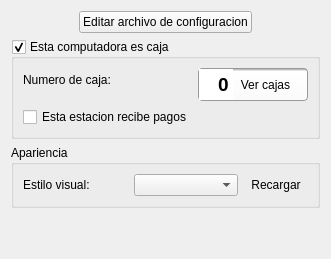
     <widget class="QWidget" name="stackPage3">
      <attribute name="icon">
       <iconset resource="../../icons.qrc">
        <normaloff>:/modulos/images/pyventa.png</normaloff>:/modulos/images/pyventa.png</iconset>
      </attribute>
      <attribute name="title">
       <string>Estacion de trabajo</string>
      </attribute>
      <layout class="QVBoxLayout" name="verticalLayout_4">
       <item>
        <layout class="QHBoxLayout" name="horizontalLayout">
         <item>
          <widget class="QPushButton" name="pbEditar">
           <property name="sizePolicy">
            <sizepolicy hsizetype="Fixed" vsizetype="Fixed">
             <horstretch>0</horstretch>
             <verstretch>0</verstretch>
            </sizepolicy>
           </property>
           <property name="text">
            <string>Editar archivo de configuracion</string>
           </property>
           <property name="icon">
            <iconset resource="../../icons.qrc">
             <normaloff>:/actions/images/actions/color_18/pencil.png</normaloff>:/actions/images/actions/color_18/pencil.png</iconset>
           </property>
          </widget>
         </item>
        </layout>
       </item>
       <item>
        <widget class="QGroupBox" name="gbBox">
         <property name="sizePolicy">
          <sizepolicy hsizetype="Expanding" vsizetype="Fixed">
           <horstretch>0</horstretch>
           <verstretch>0</verstretch>
          </sizepolicy>
         </property>
         <property name="title">
          <string>Esta computadora es caja</string>
         </property>
         <property name="checkable">
          <bool>true</bool>
         </property>
         <property name="checked">
          <bool>true</bool>
         </property>
         <layout class="QFormLayout" name="formLayout_5">
          <item row="0" column="1">
           <widget class="QFrame" name="fLine_4">
            <property name="sizePolicy">
             <sizepolicy hsizetype="Fixed" vsizetype="Fixed">
              <horstretch>0</horstretch>
              <verstretch>0</verstretch>
             </sizepolicy>
            </property>
            <property name="styleSheet">
             <string notr="true">.QFrame{background-color: qlineargradient(spread:pad, x1:0, y1:0, x2:0, y2:1, stop:0 rgba(150, 150, 150, 255), stop:0.084833 rgba(255, 255, 255, 255), stop:1 rgba(250, 250, 250, 255));padding:0px; border-radius:4px;border:1px solid #999}
QToolButton, QDoubleSpinBox{background:transparent; border:0px; padding:3px}</string>
            </property>
            <property name="frameShape">
             <enum>QFrame::StyledPanel</enum>
            </property>
            <property name="frameShadow">
             <enum>QFrame::Raised</enum>
            </property>
            <layout class="QHBoxLayout" name="horizontalLayout_55">
             <property name="spacing">
              <number>0</number>
             </property>
             <property name="leftMargin">
              <number>0</number>
             </property>
             <property name="topMargin">
              <number>0</number>
             </property>
             <property name="bottomMargin">
              <number>0</number>
             </property>
             <item>
              <widget class="QSpinBox" name="sbCaja">
               <property name="sizePolicy">
                <sizepolicy hsizetype="Fixed" vsizetype="Fixed">
                 <horstretch>0</horstretch>
                 <verstretch>0</verstretch>
                </sizepolicy>
               </property>
               <property name="font">
                <font>
                 <pointsize>14</pointsize>
                 <weight>75</weight>
                 <bold>true</bold>
                </font>
               </property>
               <property name="frame">
                <bool>false</bool>
               </property>
               <property name="alignment">
                <set>Qt::AlignRight|Qt::AlignTrailing|Qt::AlignVCenter</set>
               </property>
               <property name="buttonSymbols">
                <enum>QAbstractSpinBox::NoButtons</enum>
               </property>
              </widget>
             </item>
             <item>
              <widget class="QToolButton" name="tbBuscarCaja">
               <property name="text">
                <string>Ver cajas</string>
               </property>
               <property name="icon">
                <iconset resource="../../icons.qrc">
                 <normaloff>:/actions/images/actions/color_18/zoom.png</normaloff>:/actions/images/actions/color_18/zoom.png</iconset>
               </property>
               <property name="toolButtonStyle">
                <enum>Qt::ToolButtonTextBesideIcon</enum>
               </property>
              </widget>
             </item>
            </layout>
           </widget>
          </item>
          <item row="0" column="0">
           <widget class="QLabel" name="label_8">
            <property name="text">
             <string>Numero de caja:</string>
            </property>
           </widget>
          </item>
          <item row="1" column="0">
           <widget class="QCheckBox" name="chbRecibePagos">
            <property name="toolTip">
             <string>Marque esta opcion si en este equipo se maneja el cobro de ventas.</string>
            </property>
            <property name="text">
             <string>Esta estacion recibe pagos</string>
            </property>
           </widget>
          </item>
         </layout>
        </widget>
       </item>
       <item>
        <widget class="QGroupBox" name="groupBox_4">
         <property name="title">
          <string>Apariencia</string>
         </property>
         <layout class="QVBoxLayout" name="verticalLayout_7">
          <item>
           <layout class="QGridLayout" name="gridLayout_4">
            <item row="0" column="1">
             <widget class="QComboBox" name="cbEstilos"/>
            </item>
            <item row="0" column="0">
             <widget class="QLabel" name="label_6">
              <property name="text">
               <string>Estilo visual:</string>
              </property>
             </widget>
            </item>
            <item row="0" column="2">
             <widget class="QToolButton" name="tbRecargarEstilo">
              <property name="text">
               <string>Recargar</string>
              </property>
              <property name="icon">
               <iconset resource="../../icons.qrc">
                <normaloff>:/actions/images/actions/color_18/reload.png</normaloff>:/actions/images/actions/color_18/reload.png</iconset>
              </property>
              <property name="toolButtonStyle">
               <enum>Qt::ToolButtonTextBesideIcon</enum>
              </property>
              <property name="autoRaise">
               <bool>true</bool>
              </property>
             </widget>
            </item>
           </layout>
          </item>
         </layout>
        </widget>
       </item>
       <item>
        <spacer name="verticalSpacer_2">
         <property name="orientation">
          <enum>Qt::Vertical</enum>
         </property>
         <property name="sizeHint" stdset="0">
          <size>
           <width>20</width>
           <height>40</height>
          </size>
         </property>
        </spacer>
       </item>
      </layout>
     </widget>
